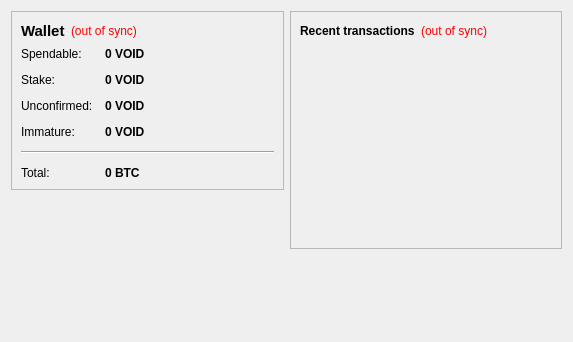
<?xml version="1.0" encoding="UTF-8"?>
<ui version="4.0">
 <class>OverviewPage</class>
 <widget class="QWidget" name="OverviewPage">
  <property name="geometry">
   <rect>
    <x>0</x>
    <y>0</y>
    <width>573</width>
    <height>342</height>
   </rect>
  </property>
  <property name="windowTitle">
   <string>Form</string>
  </property>
  <layout class="QHBoxLayout" name="horizontalLayout" stretch="1,1">
   <item>
    <layout class="QVBoxLayout" name="verticalLayout_2">
     <item>
      <widget class="QFrame" name="frame">
       <property name="frameShape">
        <enum>QFrame::StyledPanel</enum>
       </property>
       <property name="frameShadow">
        <enum>QFrame::Raised</enum>
       </property>
       <layout class="QVBoxLayout" name="verticalLayout_4">
        <item>
         <layout class="QHBoxLayout" name="horizontalLayout_4">
          <item>
           <widget class="QLabel" name="label_5">
            <property name="font">
             <font>
              <pointsize>11</pointsize>
              <weight>75</weight>
              <bold>true</bold>
             </font>
            </property>
            <property name="text">
             <string>Wallet</string>
            </property>
           </widget>
          </item>
          <item>
           <widget class="QLabel" name="labelWalletStatus">
            <property name="toolTip">
             <string>The displayed information may be out of date. Your wallet automatically synchronizes with the VOID network after a connection is established, but this process has not completed yet.</string>
            </property>
            <property name="styleSheet">
             <string notr="true">QLabel { color: red; }</string>
            </property>
            <property name="text">
             <string notr="true">(out of sync)</string>
            </property>
            <property name="alignment">
             <set>Qt::AlignLeading|Qt::AlignLeft|Qt::AlignVCenter</set>
            </property>
           </widget>
          </item>
          <item>
           <spacer name="horizontalSpacer_2">
            <property name="orientation">
             <enum>Qt::Horizontal</enum>
            </property>
            <property name="sizeHint" stdset="0">
             <size>
              <width>40</width>
              <height>20</height>
             </size>
            </property>
           </spacer>
          </item>
         </layout>
        </item>
        <item>
         <layout class="QFormLayout" name="formLayout_2">
          <property name="fieldGrowthPolicy">
           <enum>QFormLayout::AllNonFixedFieldsGrow</enum>
          </property>
          <property name="horizontalSpacing">
           <number>12</number>
          </property>
          <property name="verticalSpacing">
           <number>12</number>
          </property>
          <item row="0" column="0">
           <widget class="QLabel" name="label">
            <property name="text">
             <string>Spendable:</string>
            </property>
           </widget>
          </item>
          <item row="0" column="1">
           <widget class="QLabel" name="labelBalance">
            <property name="font">
             <font>
              <weight>75</weight>
              <bold>true</bold>
             </font>
            </property>
            <property name="cursor">
             <cursorShape>IBeamCursor</cursorShape>
            </property>
            <property name="toolTip">
             <string>Your current spendable balance</string>
            </property>
            <property name="text">
             <string notr="true">0 VOID</string>
            </property>
            <property name="textInteractionFlags">
             <set>Qt::LinksAccessibleByMouse|Qt::TextSelectableByKeyboard|Qt::TextSelectableByMouse</set>
            </property>
           </widget>
          </item>
          <item row="1" column="0">
           <widget class="QLabel" name="label_6">
            <property name="text">
             <string>Stake:</string>
            </property>
           </widget>
          </item>
          <item row="1" column="1">
           <widget class="QLabel" name="labelStake">
            <property name="font">
             <font>
              <weight>75</weight>
              <bold>true</bold>
             </font>
            </property>
            <property name="cursor">
             <cursorShape>IBeamCursor</cursorShape>
            </property>
            <property name="toolTip">
             <string>Total of coins that was staked, and do not yet count toward the current balance</string>
            </property>
            <property name="text">
             <string notr="true">0 VOID</string>
            </property>
            <property name="textInteractionFlags">
             <set>Qt::LinksAccessibleByMouse|Qt::TextSelectableByKeyboard|Qt::TextSelectableByMouse</set>
            </property>
           </widget>
          </item>
          <item row="2" column="0">
           <widget class="QLabel" name="label_3">
            <property name="text">
             <string>Unconfirmed:</string>
            </property>
           </widget>
          </item>
          <item row="2" column="1">
           <widget class="QLabel" name="labelUnconfirmed">
            <property name="font">
             <font>
              <weight>75</weight>
              <bold>true</bold>
             </font>
            </property>
            <property name="cursor">
             <cursorShape>IBeamCursor</cursorShape>
            </property>
            <property name="toolTip">
             <string>Total of transactions that have yet to be confirmed, and do not yet count toward the current balance</string>
            </property>
            <property name="text">
             <string notr="true">0 VOID</string>
            </property>
            <property name="textInteractionFlags">
             <set>Qt::LinksAccessibleByMouse|Qt::TextSelectableByKeyboard|Qt::TextSelectableByMouse</set>
            </property>
           </widget>
          </item>
          <item row="3" column="0">
           <widget class="QLabel" name="labelImmatureText">
            <property name="text">
             <string>Immature:</string>
            </property>
           </widget>
          </item>
          <item row="3" column="1">
           <widget class="QLabel" name="labelImmature">
            <property name="font">
             <font>
              <weight>75</weight>
              <bold>true</bold>
             </font>
            </property>
            <property name="toolTip">
             <string>Mined balance that has not yet matured</string>
            </property>
            <property name="text">
             <string notr="true">0 VOID</string>
            </property>
            <property name="textInteractionFlags">
             <set>Qt::LinksAccessibleByMouse|Qt::TextSelectableByKeyboard|Qt::TextSelectableByMouse</set>
            </property>
           </widget>
          </item>
          <item row="4" column="0" colspan="2">
           <widget class="Line" name="line">
            <property name="orientation">
             <enum>Qt::Horizontal</enum>
            </property>
           </widget>
          </item>
          <item row="5" column="0">
           <widget class="QLabel" name="labelTotalText">
            <property name="text">
             <string>Total:</string>
            </property>
           </widget>
          </item>
          <item row="5" column="1">
           <widget class="QLabel" name="labelTotal">
            <property name="font">
             <font>
              <weight>75</weight>
              <bold>true</bold>
             </font>
            </property>
            <property name="cursor">
             <cursorShape>IBeamCursor</cursorShape>
            </property>
            <property name="toolTip">
             <string>Your current total balance</string>
            </property>
            <property name="text">
             <string notr="true">0 BTC</string>
            </property>
            <property name="textInteractionFlags">
             <set>Qt::LinksAccessibleByMouse|Qt::TextSelectableByKeyboard|Qt::TextSelectableByMouse</set>
            </property>
           </widget>
          </item>
         </layout>
        </item>
       </layout>
      </widget>
     </item>
     <item>
      <spacer name="verticalSpacer">
       <property name="orientation">
        <enum>Qt::Vertical</enum>
       </property>
       <property name="sizeHint" stdset="0">
        <size>
         <width>20</width>
         <height>40</height>
        </size>
       </property>
      </spacer>
     </item>
    </layout>
   </item>
   <item>
    <layout class="QVBoxLayout" name="verticalLayout_3">
     <item>
      <widget class="QFrame" name="frame_2">
       <property name="frameShape">
        <enum>QFrame::StyledPanel</enum>
       </property>
       <property name="frameShadow">
        <enum>QFrame::Raised</enum>
       </property>
       <layout class="QVBoxLayout" name="verticalLayout">
        <item>
         <layout class="QHBoxLayout" name="horizontalLayout_2">
          <item>
           <widget class="QLabel" name="label_4">
            <property name="text">
             <string>&lt;b&gt;Recent transactions&lt;/b&gt;</string>
            </property>
           </widget>
          </item>
          <item>
           <widget class="QLabel" name="labelTransactionsStatus">
            <property name="toolTip">
             <string>The displayed information may be out of date. Your wallet automatically synchronizes with the VOID network after a connection is established, but this process has not completed yet.</string>
            </property>
            <property name="styleSheet">
             <string notr="true">QLabel { color: red; }</string>
            </property>
            <property name="text">
             <string notr="true">(out of sync)</string>
            </property>
            <property name="alignment">
             <set>Qt::AlignRight|Qt::AlignTrailing|Qt::AlignVCenter</set>
            </property>
           </widget>
          </item>
          <item>
           <spacer name="horizontalSpacer">
            <property name="orientation">
             <enum>Qt::Horizontal</enum>
            </property>
            <property name="sizeHint" stdset="0">
             <size>
              <width>40</width>
              <height>20</height>
             </size>
            </property>
           </spacer>
          </item>
         </layout>
        </item>
        <item>
         <widget class="QListView" name="listTransactions">
          <property name="styleSheet">
           <string notr="true">QListView { background: transparent; }</string>
          </property>
          <property name="frameShape">
           <enum>QFrame::NoFrame</enum>
          </property>
          <property name="verticalScrollBarPolicy">
           <enum>Qt::ScrollBarAlwaysOff</enum>
          </property>
          <property name="horizontalScrollBarPolicy">
           <enum>Qt::ScrollBarAlwaysOff</enum>
          </property>
          <property name="selectionMode">
           <enum>QAbstractItemView::NoSelection</enum>
          </property>
         </widget>
        </item>
       </layout>
      </widget>
     </item>
     <item>
      <spacer name="verticalSpacer_2">
       <property name="orientation">
        <enum>Qt::Vertical</enum>
       </property>
       <property name="sizeHint" stdset="0">
        <size>
         <width>20</width>
         <height>40</height>
        </size>
       </property>
      </spacer>
     </item>
    </layout>
   </item>
  </layout>
 </widget>
 <resources/>
 <connections/>
</ui>
